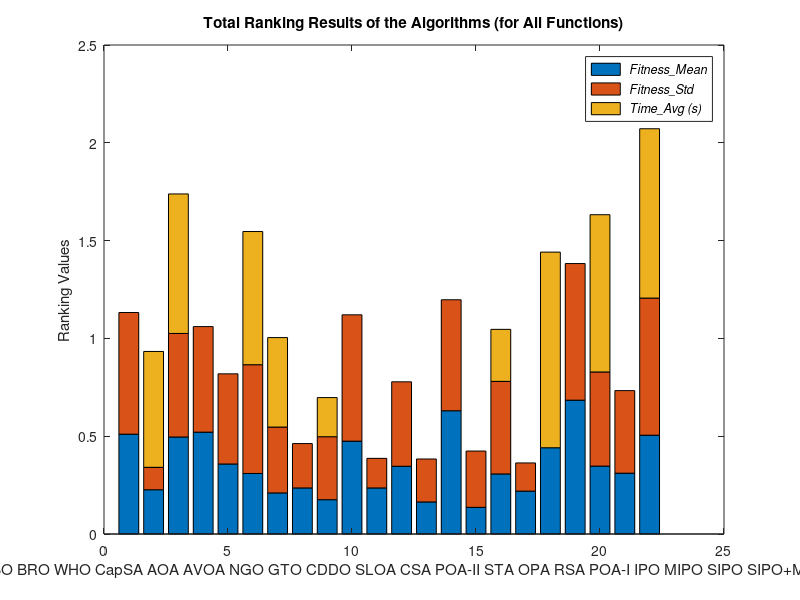
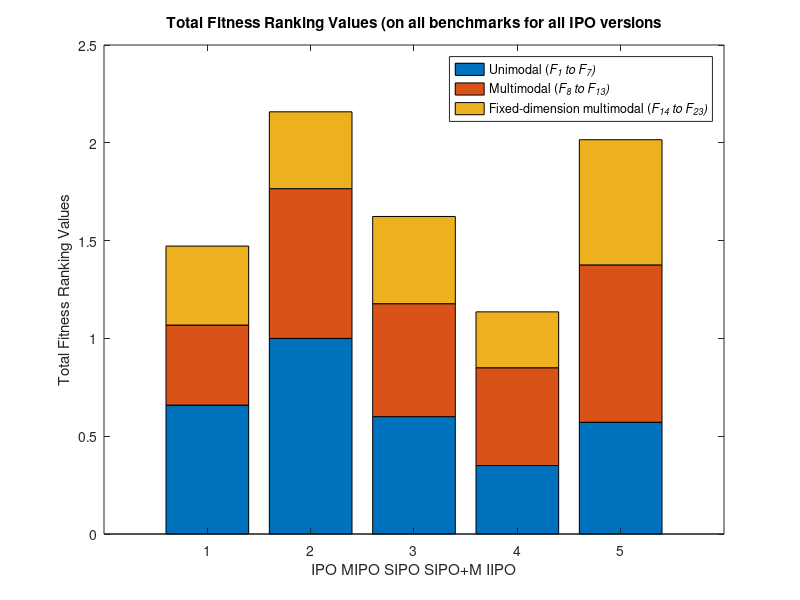
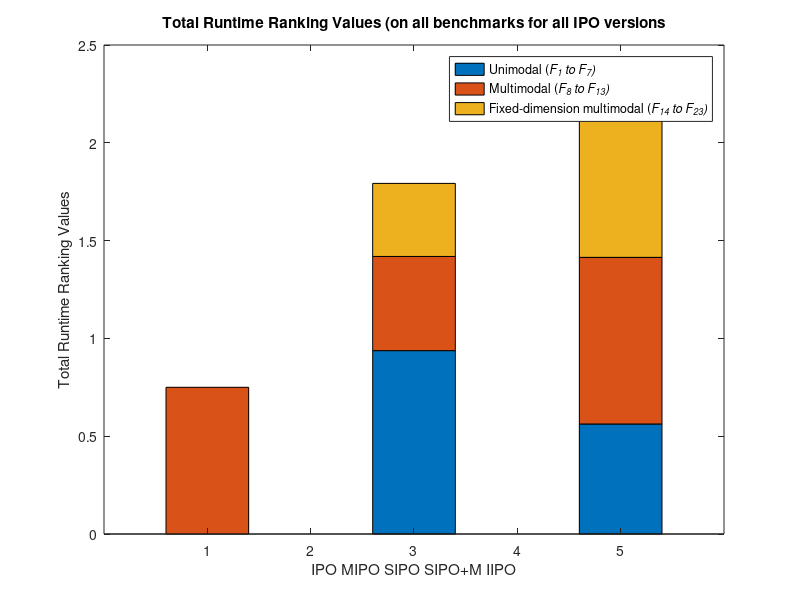

Write MATLAB code to recreate these figures, in order.
% Ranking Values bar for all algorithms for all functions (F1 to F23)

close all
clear all
clc
%%

Ranking = [221/433 98/433 186/375 138/265 155/433 134/433 91/433  102/433 76/433  178/375 102/433 150/433 71/433 167/265 59/433  133/433 95/433 191/433 143/209 117/337 65/209 98/194
           255/410 47/410 189/357 136/252 189/410 228/410 138/410 93/410  132/410 230/356 62/410  177/410 90/410 143/252 118/410 194/410 59/410 0       139/199 154/320 84/199 129/184
           0       77/130 87/122  0       0       64/94   43/94   0       26/130  0       0       0       0      0       0       25/94   0      48/48   0       41/51   0      58/67];
       
Ranking = Ranking' ;
figure(1);
% x       = [1,2,3,4,5,6,7,8,9,10,11,12,13,14,15,16,17,18,19,20,21,22] ;
% bar(x,Ranking,'stacked')
bar(Ranking,'stacked')
title('Total Ranking Results of the Algorithms (for All Functions)')
xlabel('LA CMBO BRO WHO CapSA AOA AVOA NGO GTO CDDO SLOA CSA POA-II STA OPA RSA POA-I IPO MIPO SIPO SIPO+Mutation IIPO')
ylabel('Ranking Values')
legend('\it Fitness\_Mean','\it Fitness\_Std','\it Time\_Avg (s)')
% xlabel('Algorithms')

%%
Ranking1 = [29/44 60/60 42/70 21/60 16/28
            18/44 49/64 41/71 32/64 37/46
            21/52 11/28 33/74 8/28  32/50] ;
figure(2);
Ranking1 = Ranking1' ;
bar(Ranking1,'stacked')
title('Total Fitness Ranking Values (on all benchmarks for all IPO versions')
legend('Unimodal (\itF_1 to F_7)','Multimodal (\itF_8 to F_1_3)','Fixed-dimension multimodal (\itF_1_4 to F_2_3)')
xlabel('IPO MIPO SIPO SIPO+M IIPO')
% xlabel('IPO Versions')
ylabel('Total Fitness Ranking Values')

%%
Ranking2 = [0    0 15/16 0 9/16
            9/12 0 13/27 0 23/27
            0    0 31/83 0 29/40] ;
figure(3);
Ranking2 = Ranking2' ;
bar(Ranking2,'stacked')
title('Total Runtime Ranking Values (on all benchmarks for all IPO versions')
legend('Unimodal (\itF_1 to F_7)','Multimodal (\itF_8 to F_1_3)','Fixed-dimension multimodal (\itF_1_4 to F_2_3)')
xlabel('IPO MIPO SIPO SIPO+M IIPO')
% xlabel('IPO Versions')
ylabel('Total Runtime Ranking Values')












